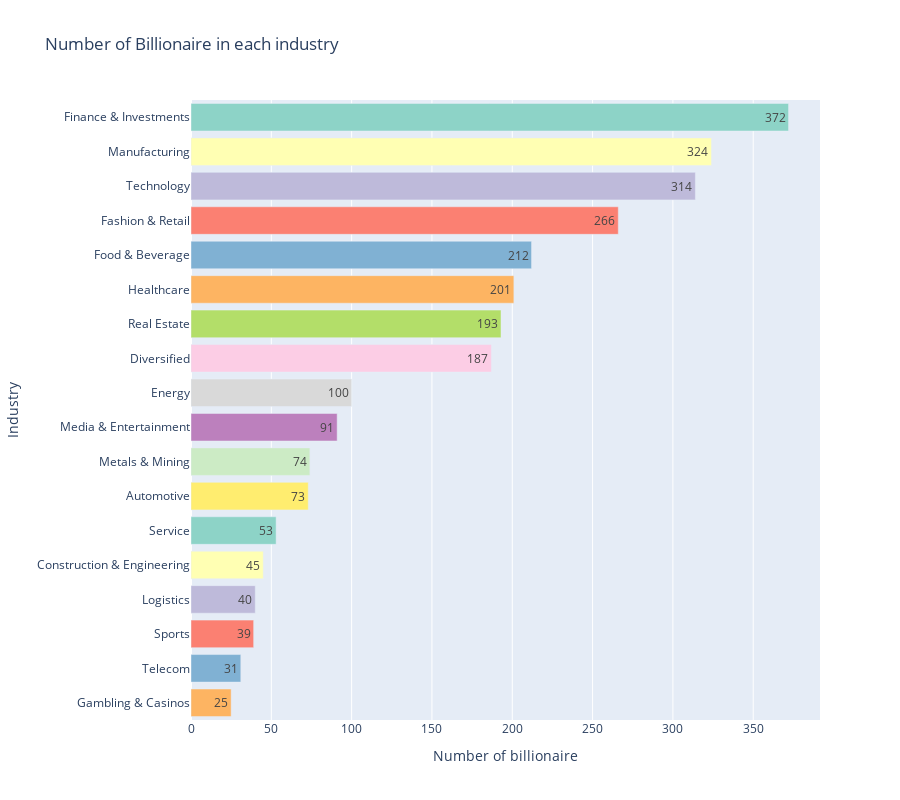

The cell this chart's notebook holds for it:
### Code cell
industry_billionaire = df.industry.value_counts();

# make data frame

industry_df = pd.DataFrame({'Industry' : industry_billionaire.index, 'Number of billionaire': industry_billionaire.values}).sort_values(by='Number of billionaire', ascending=False)

# bar plot for number of billionaire in each industry

fig = px.bar(industry_df, y = 'Industry', x = 'Number of billionaire', title="Number of Billionaire in each industry", text_auto=True, color='Industry', color_discrete_sequence = px.colors.qualitative.Set3)
fig.update_layout(showlegend=False, height=800)

# show graph

fig.show()

### Figure 1 — Plotly figure (JSON) as saved in the notebook; plotly's stock layout.template omitted (floating-point values rounded to 4 significant figures)
{"data": [{"alignmentgroup": "True", "hovertemplate": "Industry=%{y}<br>Number of billionaire=%{x}<extra></extra>", "legendgroup": "Finance & Investments", "marker": {"color": "rgb(141,211,199)", "pattern": {"shape": ""}}, "name": "Finance & Investments", "offsetgroup": "Finance & Investments", "orientation": "h", "showlegend": true, "textposition": "auto", "texttemplate": "%{x}", "type": "bar", "x": [372], "xaxis": "x", "y": ["Finance & Investments"], "yaxis": "y"}, {"alignmentgroup": "True", "hovertemplate": "Industry=%{y}<br>Number of billionaire=%{x}<extra></extra>", "legendgroup": "Manufacturing", "marker": {"color": "rgb(255,255,179)", "pattern": {"shape": ""}}, "name": "Manufacturing", "offsetgroup": "Manufacturing", "orientation": "h", "showlegend": true, "textposition": "auto", "texttemplate": "%{x}", "type": "bar", "x": [324], "xaxis": "x", "y": ["Manufacturing"], "yaxis": "y"}, {"alignmentgroup": "True", "hovertemplate": "Industry=%{y}<br>Number of billionaire=%{x}<extra></extra>", "legendgroup": "Technology", "marker": {"color": "rgb(190,186,218)", "pattern": {"shape": ""}}, "name": "Technology", "offsetgroup": "Technology", "orientation": "h", "showlegend": true, "textposition": "auto", "texttemplate": "%{x}", "type": "bar", "x": [314], "xaxis": "x", "y": ["Technology"], "yaxis": "y"}, {"alignmentgroup": "True", "hovertemplate": "Industry=%{y}<br>Number of billionaire=%{x}<extra></extra>", "legendgroup": "Fashion & Retail", "marker": {"color": "rgb(251,128,114)", "pattern": {"shape": ""}}, "name": "Fashion & Retail", "offsetgroup": "Fashion & Retail", "orientation": "h", "showlegend": true, "textposition": "auto", "texttemplate": "%{x}", "type": "bar", "x": [266], "xaxis": "x", "y": ["Fashion & Retail"], "yaxis": "y"}, {"alignmentgroup": "True", "hovertemplate": "Industry=%{y}<br>Number of billionaire=%{x}<extra></extra>", "legendgroup": "Food & Beverage", "marker": {"color": "rgb(128,177,211)", "pattern": {"shape": ""}}, "name": "Food & Beverage", "offsetgroup": "Food & Beverage", "orientation": "h", "showlegend": true, "textposition": "auto", "texttemplate": "%{x}", "type": "bar", "x": [212], "xaxis": "x", "y": ["Food & Beverage"], "yaxis": "y"}, {"alignmentgroup": "True", "hovertemplate": "Industry=%{y}<br>Number of billionaire=%{x}<extra></extra>", "legendgroup": "Healthcare", "marker": {"color": "rgb(253,180,98)", "pattern": {"shape": ""}}, "name": "Healthcare", "offsetgroup": "Healthcare", "orientation": "h", "showlegend": true, "textposition": "auto", "texttemplate": "%{x}", "type": "bar", "x": [201], "xaxis": "x", "y": ["Healthcare"], "yaxis": "y"}, {"alignmentgroup": "True", "hovertemplate": "Industry=%{y}<br>Number of billionaire=%{x}<extra></extra>", "legendgroup": "Real Estate", "marker": {"color": "rgb(179,222,105)", "pattern": {"shape": ""}}, "name": "Real Estate", "offsetgroup": "Real Estate", "orientation": "h", "showlegend": true, "textposition": "auto", "texttemplate": "%{x}", "type": "bar", "x": [193], "xaxis": "x", "y": ["Real Estate"], "yaxis": "y"}, {"alignmentgroup": "True", "hovertemplate": "Industry=%{y}<br>Number of billionaire=%{x}<extra></extra>", "legendgroup": "Diversified", "marker": {"color": "rgb(252,205,229)", "pattern": {"shape": ""}}, "name": "Diversified", "offsetgroup": "Diversified", "orientation": "h", "showlegend": true, "textposition": "auto", "texttemplate": "%{x}", "type": "bar", "x": [187], "xaxis": "x", "y": ["Diversified"], "yaxis": "y"}, {"alignmentgroup": "True", "hovertemplate": "Industry=%{y}<br>Number of billionaire=%{x}<extra></extra>", "legendgroup": "Energy", "marker": {"color": "rgb(217,217,217)", "pattern": {"shape": ""}}, "name": "Energy", "offsetgroup": "Energy", "orientation": "h", "showlegend": true, "textposition": "auto", "texttemplate": "%{x}", "type": "bar", "x": [100], "xaxis": "x", "y": ["Energy"], "yaxis": "y"}, {"alignmentgroup": "True", "hovertemplate": "Industry=%{y}<br>Number of billionaire=%{x}<extra></extra>", "legendgroup": "Media & Entertainment", "marker": {"color": "rgb(188,128,189)", "pattern": {"shape": ""}}, "name": "Media & Entertainment", "offsetgroup": "Media & Entertainment", "orientation": "h", "showlegend": true, "textposition": "auto", "texttemplate": "%{x}", "type": "bar", "x": [91], "xaxis": "x", "y": ["Media & Entertainment"], "yaxis": "y"}, {"alignmentgroup": "True", "hovertemplate": "Industry=%{y}<br>Number of billionaire=%{x}<extra></extra>", "legendgroup": "Metals & Mining", "marker": {"color": "rgb(204,235,197)", "pattern": {"shape": ""}}, "name": "Metals & Mining", "offsetgroup": "Metals & Mining", "orientation": "h", "showlegend": true, "textposition": "auto", "texttemplate": "%{x}", "type": "bar", "x": [74], "xaxis": "x", "y": ["Metals & Mining"], "yaxis": "y"}, {"alignmentgroup": "True", "hovertemplate": "Industry=%{y}<br>Number of billionaire=%{x}<extra></extra>", "legendgroup": "Automotive", "marker": {"color": "rgb(255,237,111)", "pattern": {"shape": ""}}, "name": "Automotive", "offsetgroup": "Automotive", "orientation": "h", "showlegend": true, "textposition": "auto", "texttemplate": "%{x}", "type": "bar", "x": [73], "xaxis": "x", "y": ["Automotive"], "yaxis": "y"}, {"alignmentgroup": "True", "hovertemplate": "Industry=%{y}<br>Number of billionaire=%{x}<extra></extra>", "legendgroup": "Service", "marker": {"color": "rgb(141,211,199)", "pattern": {"shape": ""}}, "name": "Service", "offsetgroup": "Service", "orientation": "h", "showlegend": true, "textposition": "auto", "texttemplate": "%{x}", "type": "bar", "x": [53], "xaxis": "x", "y": ["Service"], "yaxis": "y"}, {"alignmentgroup": "True", "hovertemplate": "Industry=%{y}<br>Number of billionaire=%{x}<extra></extra>", "legendgroup": "Construction & Engineering", "marker": {"color": "rgb(255,255,179)", "pattern": {"shape": ""}}, "name": "Construction & Engineering", "offsetgroup": "Construction & Engineering", "orientation": "h", "showlegend": true, "textposition": "auto", "texttemplate": "%{x}", "type": "bar", "x": [45], "xaxis": "x", "y": ["Construction & Engineering"], "yaxis": "y"}, {"alignmentgroup": "True", "hovertemplate": "Industry=%{y}<br>Number of billionaire=%{x}<extra></extra>", "legendgroup": "Logistics", "marker": {"color": "rgb(190,186,218)", "pattern": {"shape": ""}}, "name": "Logistics", "offsetgroup": "Logistics", "orientation": "h", "showlegend": true, "textposition": "auto", "texttemplate": "%{x}", "type": "bar", "x": [40], "xaxis": "x", "y": ["Logistics"], "yaxis": "y"}, {"alignmentgroup": "True", "hovertemplate": "Industry=%{y}<br>Number of billionaire=%{x}<extra></extra>", "legendgroup": "Sports", "marker": {"color": "rgb(251,128,114)", "pattern": {"shape": ""}}, "name": "Sports", "offsetgroup": "Sports", "orientation": "h", "showlegend": true, "textposition": "auto", "texttemplate": "%{x}", "type": "bar", "x": [39], "xaxis": "x", "y": ["Sports"], "yaxis": "y"}, {"alignmentgroup": "True", "hovertemplate": "Industry=%{y}<br>Number of billionaire=%{x}<extra></extra>", "legendgroup": "Telecom", "marker": {"color": "rgb(128,177,211)", "pattern": {"shape": ""}}, "name": "Telecom", "offsetgroup": "Telecom", "orientation": "h", "showlegend": true, "textposition": "auto", "texttemplate": "%{x}", "type": "bar", "x": [31], "xaxis": "x", "y": ["Telecom"], "yaxis": "y"}, {"alignmentgroup": "True", "hovertemplate": "Industry=%{y}<br>Number of billionaire=%{x}<extra></extra>", "legendgroup": "Gambling & Casinos", "marker": {"color": "rgb(253,180,98)", "pattern": {"shape": ""}}, "name": "Gambling & Casinos", "offsetgroup": "Gambling & Casinos", "orientation": "h", "showlegend": true, "textposition": "auto", "texttemplate": "%{x}", "type": "bar", "x": [25], "xaxis": "x", "y": ["Gambling & Casinos"], "yaxis": "y"}], "layout": {"barmode": "relative", "height": 800, "legend": {"title": {"text": "Industry"}, "tracegroupgap": 0}, "showlegend": false, "title": {"text": "Number of Billionaire in each industry"}, "xaxis": {"anchor": "y", "domain": [0, 1], "title": {"text": "Number of billionaire"}}, "yaxis": {"anchor": "x", "categoryarray": ["Gambling & Casinos", "Telecom", "Sports", "Logistics", "Construction & Engineering", "Service", "Automotive", "Metals & Mining", "Media & Entertainment", "Energy", "Diversified", "Real Estate", "Healthcare", "Food & Beverage", "Fashion & Retail", "Technology", "Manufacturing", "Finance & Investments"], "categoryorder": "array", "domain": [0, 1], "title": {"text": "Industry"}}}}
